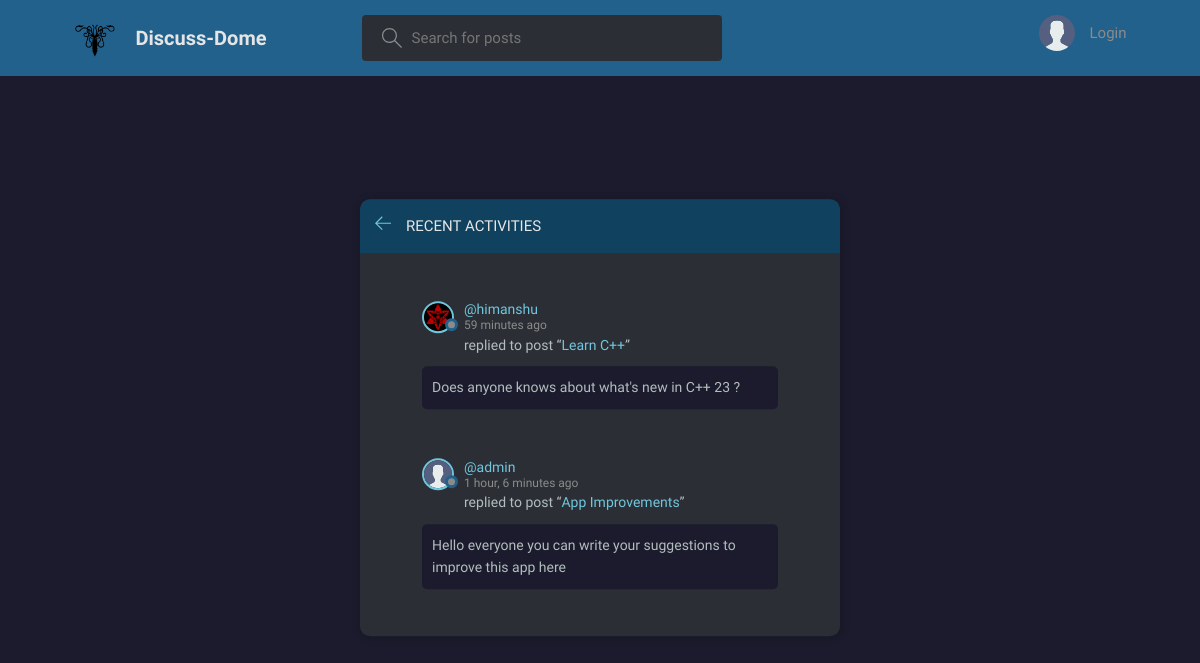
The page /activity/ on the database its author committed.
### base/models.py (models this page shows, shortened)
class Message(models.Model):
    user = models.ForeignKey(User, on_delete=models.CASCADE)
    room = models.ForeignKey(Room, on_delete=models.CASCADE)
    body = models.TextField()
    updated = models.DateTimeField(auto_now=True)
    created = models.DateTimeField(auto_now_add=True)
    class Meta:
        ordering = ['-updated', '-created']

class User(AbstractUser):
    name = models.CharField(max_length=200, null=True)
    email = models.EmailField(unique=True, null=True)
    bio = models.TextField(null=True)
    avatar = models.ImageField(null=True, default="avatar.svg")
    REQUIRED_FIELDS = []

class Room(models.Model):
    host = models.ForeignKey(User, on_delete=models.SET_NULL, null=True)
    topic = models.ForeignKey(Topic, on_delete=models.SET_NULL, null=True)
    name = models.CharField(max_length=200)
    description = models.TextField(null=True, blank=True)
    participants = models.ManyToManyField(
        User, related_name='participants', blank=True)
    updated = models.DateTimeField(auto_now=True)
    created = models.DateTimeField(auto_now_add=True)
    class Meta:
        ordering = ['-updated', '-created']
    def __str__(self):
        return self.name

### base/views.py (the view)
# urls.py: path('activity/', views.activityPage, name="activity"),
def activityPage(request):
    room_messages = Message.objects.all()
    return render(request, 'base/activity.html', {'room_messages': room_messages})

### base/templates/base/activity.html (shortened to what this page needs)
{% extends 'main.html' %}
{% block content %}
<main class="layout">
  <div class="container">
    <div class="layout__box">
      <div class="layout__boxHeader">
        <div class="layout__boxTitle">
          <a href="{% url 'home' %}">
            <svg version="1.1" xmlns="http://www.w3.org/2000/svg" width="32" height="32" viewBox="0 0 32 32">
              <title>arrow-left</title>
              <path
                d="M13.723 2.286l-13.723 13.714 13.719 13.714 1.616-1.611-10.96-10.96h27.625v-2.286h-27.625l10.965-10.965-1.616-1.607z">
              </path>
              </path>
            </svg>
          </a>
          <h3>Recent Activities</h3>
        </div>
      </div>
      <div class="activities-page layout__body">
        {% for message in room_messages %}
        <div class="activities__box">
          <div class="activities__boxHeader roomListRoom__header">
            <a href="{% url 'user-profile' message.user.id %}" class="roomListRoom__author">
              <div class="avatar avatar--small">
                <img src="{{message.user.avatar.url}}" />
              </div>
              <p>
                @{{message.user}}
                <span>{{message.created|timesince}} ago</span>
              </p>
            </a>
          </div>
          <div class="activities__boxContent">
            <p>replied to post “<a href="{% url 'room' message.room.id %}">{{message.room}}</a>”</p>
            <div class="activities__boxRoomContent">
              {{message.body}}
            </div>
          </div>
        </div>
        {% endfor %}
      </div>
    </div>
  </div>
</main>
{% endblock content %}

### static/styles/style.css (style rules this page uses)
:root { --color-main: #71c6dd; --color-main-light: #e1f6fb; --color-dark: #21618c; --color-dark-medium: #2b2f35; --color-dark-light: #10415e; --color-light: #e5e5e5; --color-gray: #8b8b8b; --color-light-gray: #b2bdbd; --color-bg: #1b1b2d; --color-success: #5dd693; --color-error: #fc4b0b; }
* { font-family: 'Recursive', "DM Sans", -apple-system, BlinkMacSystemFont, "Segoe UI", Roboto, Oxygen, Ubuntu, Cantarell, "Open Sans", "Helvetica Neue", sans-serif; margin: 0; padding: 0; box-sizing: border-box; text-rendering: optimizeLegibility; font-size: inherit; }
html { font-size: 56.25%; }
@media only screen and (min-width: 1200px) { html { font-size: 62.5%; } }
body { line-height: 1.6; font-weight: 400; font-size: 1.5rem; color: var(--color-light-gray); background-color: var(--color-bg); min-height: 100vh; }
img { width: 100%; }
a { display: inline-block; color: var(--color-main); text-decoration: none; }
.container { max-width: 120rem; width: 90%; margin: auto; }
.avatar { position: relative; display: inline-block; border-radius: 50%; border: 2px solid var(--color-main); }
.avatar img { display: block; border-radius: 50%; object-fit: cover; object-position: center; }
.avatar::after { content: ""; display: block; position: absolute; background-color: var(--color-gray); z-index: 111; border-radius: 50%; border: 0.3rem solid var(--color-dark); }
.avatar.avatar--small img { width: 2.8rem; height: 2.8rem; }
.avatar.avatar--small:after { width: 0.7rem; height: 0.7rem; bottom: 0px; right: -6px; }
.layout { margin-top: 2.4rem; }
.layout > .container { display: flex; justify-content: space-between; align-items: flex-start; }
.layout__box { width: 90%; max-width: 48rem; min-height: 40rem; position: absolute; top: 50%; left: 50%; transform: translate(-50%, -46%); background-color: var(--color-dark-medium); border-radius: 1rem; box-shadow: 1px 1px 6px 3px rgba(0, 0, 0, 0.1); overflow: hidden; }
.layout__boxHeader { display: flex; padding: 1.5rem; background-color: var(--color-dark-light); }
.layout__boxTitle { display: flex; gap: 1.5rem; align-items: center; }
.layout__boxTitle h3 { text-transform: uppercase; font-weight: 500; color: var(--color-light); }
.layout__boxTitle svg { width: 1.6rem; height: 1.6rem; fill: var(--color-main); }
.layout__body { margin: 3rem; }
.roomListRoom__header { display: flex; justify-content: space-between; align-items: center; }
.roomListRoom__author { font-weight: 500; display: flex; align-items: center; gap: 1rem; }
.activities__box { margin: 1.5rem; padding: 1.5rem; border: 2px solid var(--color-dark-medium); border-radius: 5px; }
.activities__boxHeader p { font-size: 1.4rem; line-height: 1.3; }
.activities__boxHeader p span { color: var(--color-gray); font-size: 1.2rem; display: block; }
.activities__boxContent { margin-left: 4.2rem; }
.activities__boxContent { font-size: 1.4rem; }
.activities__boxRoomContent { background: var(--color-bg); padding: 1rem; border-radius: 5px; margin-top: 1rem; margin-left: -4.2rem; }

### rows shown on the page
Message: user.avatar (picture), user "himanshu", created "59 minutes", room "Learn C++", body "Does anyone knows about what's new in C++ 23 ?"
Message: user.avatar (placeholder picture), user "admin", created "1 hour, 6 minutes", room "App Improvements", body "Hello everyone you can write your suggestions to improve this app here"
